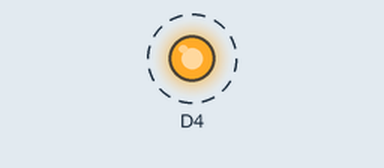
A sketch run on a simulated ESP8266 (NodeMCU). On the bench: output pins drawn as LEDs (lit = HIGH). Dashed ring = blinking.

Above: at 0.2 s.
Timing chart, 0 to 3.0 s (numbered marks = the images above):
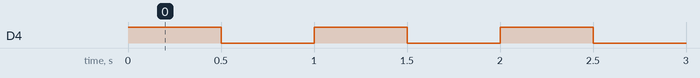

Measured:
- by itself, D4: alternates HIGH for 0.50 s and LOW for 0.50 s

The sketch:

NodeMCU_LED.ino
```cpp
void setup() {
  // put your setup code here, to run once:
  Serial.begin(9600);
  pinMode(D4,OUTPUT);


}

void loop() {
  // put your main code here, to run repeatedly:
  digitalWrite(D4,HIGH);
  delay(500);
  digitalWrite(D4,LOW);
  delay(500);
}
```
